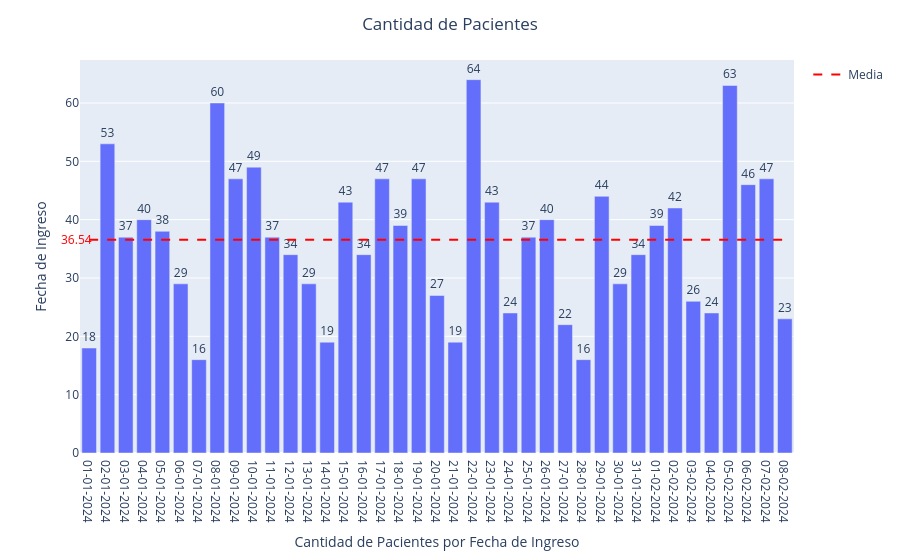

Source (notebook cell):
### Code cell
df = cant_pacientes_fecha(desde = None, hasta = None,
             nombre_y_apellido = None, motivo_de_consulta = None,
             box = None, triage = None,
             medico = None, enfermero = None,
             alta = None, aislado = None)

grafico_barras(df = df, 
               p_x='FECHA DE INGRESO', p_y='CANTIDAD DE PACIENTES', 
               x_title='Cantidad de Pacientes por Fecha de Ingreso', y_title='Fecha de Ingreso', title='Cantidad de Pacientes', 
               media=True)

### Figure 1 — Plotly figure (JSON) as saved in the notebook; plotly's stock layout.template omitted (floating-point values rounded to 4 significant figures)
{"data": [{"alignmentgroup": "True", "hovertemplate": "FECHA DE INGRESO=%{x}<br>CANTIDAD DE PACIENTES=%{y}<extra></extra>", "legendgroup": "", "marker": {"color": "#636efa", "pattern": {"shape": ""}}, "name": "", "offsetgroup": "", "orientation": "v", "showlegend": false, "textposition": "outside", "texttemplate": "%{y}", "type": "bar", "x": ["01-01-2024", "02-01-2024", "03-01-2024", "04-01-2024", "05-01-2024", "06-01-2024", "07-01-2024", "08-01-2024", "09-01-2024", "10-01-2024", "11-01-2024", "12-01-2024", "13-01-2024", "14-01-2024", "15-01-2024", "16-01-2024", "17-01-2024", "18-01-2024", "19-01-2024", "20-01-2024", "21-01-2024", "22-01-2024", "23-01-2024", "24-01-2024", "25-01-2024", "26-01-2024", "27-01-2024", "28-01-2024", "29-01-2024", "30-01-2024", "31-01-2024", "01-02-2024", "02-02-2024", "03-02-2024", "04-02-2024", "05-02-2024", "06-02-2024", "07-02-2024", "08-02-2024"], "xaxis": "x", "y": [18, 53, 37, 40, 38, 29, 16, 60, 47, 49, 37, 34, 29, 19, 43, 34, 47, 39, 47, 27, 19, 64, 43, 24, 37, 40, 22, 16, 44, 29, 34, 39, 42, 26, 24, 63, 46, 47, 23], "yaxis": "y"}, {"hovertemplate": "%{y:.2f}", "line": {"color": "red", "dash": "dash", "width": 2}, "mode": "lines", "name": "Media", "type": "scatter", "x": ["01-01-2024", "02-01-2024", "03-01-2024", "04-01-2024", "05-01-2024", "06-01-2024", "07-01-2024", "08-01-2024", "09-01-2024", "10-01-2024", "11-01-2024", "12-01-2024", "13-01-2024", "14-01-2024", "15-01-2024", "16-01-2024", "17-01-2024", "18-01-2024", "19-01-2024", "20-01-2024", "21-01-2024", "22-01-2024", "23-01-2024", "24-01-2024", "25-01-2024", "26-01-2024", "27-01-2024", "28-01-2024", "29-01-2024", "30-01-2024", "31-01-2024", "01-02-2024", "02-02-2024", "03-02-2024", "04-02-2024", "05-02-2024", "06-02-2024", "07-02-2024", "08-02-2024"], "y": [36.54, 36.54, 36.54, 36.54, 36.54, 36.54, 36.54, 36.54, 36.54, 36.54, 36.54, 36.54, 36.54, 36.54, 36.54, 36.54, 36.54, 36.54, 36.54, 36.54, 36.54, 36.54, 36.54, 36.54, 36.54, 36.54, 36.54, 36.54, 36.54, 36.54, 36.54, 36.54, 36.54, 36.54, 36.54, 36.54, 36.54, 36.54, 36.54]}], "layout": {"annotations": [{"font": {"color": "red"}, "showarrow": false, "text": "36.54", "x": -0.03, "xref": "paper", "y": 36.54, "yref": "y"}], "barmode": "group", "legend": {"tracegroupgap": 0}, "margin": {"t": 60}, "title": {"text": "Cantidad de Pacientes", "x": 0.5}, "xaxis": {"anchor": "y", "domain": [0, 1], "title": {"text": "Cantidad de Pacientes por Fecha de Ingreso"}}, "yaxis": {"anchor": "x", "domain": [0, 1], "title": {"text": "Fecha de Ingreso"}}}}
